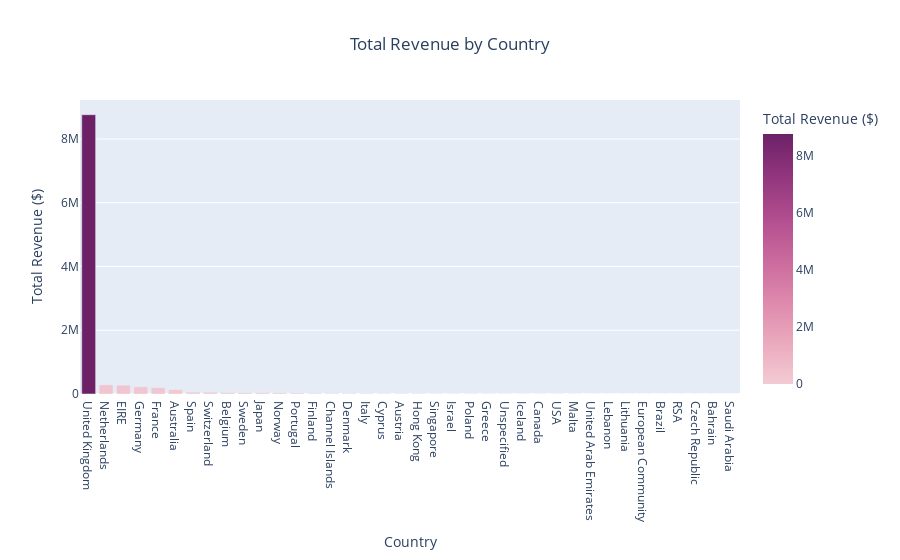

Notebook code cell kept with this figure:
### Markdown cell above
Table di atas menunjukan 10 negara penghasil sales kumulatif terbesar. Dari table tersebut  terlihat bahwa penyumbang revenue terbesar adalah negara United Kingdom (84.58 %) diikuti dengan Netherlands, EIRE (nama lain dari irlandia), Germany, dan France. Hal ini mengindikasikan bahwa perusahaan ini beroperasi di Inggris (United Kingdom) dan mayoritas pembelinya berasal dari negara tersebut.

### Code cell
# Membuat grafik total kumulatif revenue per negara
fig = px.bar(rev_country, x=rev_country['Country'], y=rev_country['Total Revenue ($)'],
             title = 'Total Revenue by Country',
             color=rev_country['Total Revenue ($)'],
             color_continuous_scale = 'Magenta')
fig.update_layout(title_x = 0.5)

### Figure 1 — Plotly figure (JSON) as saved in the notebook; plotly's stock layout.template omitted (floating-point values rounded to 4 significant figures)
{"data": [{"alignmentgroup": "True", "hovertemplate": "Country=%{x}<br>Total Revenue ($)=%{marker.color}<extra></extra>", "legendgroup": "", "marker": {"color": [8761000.0, 285400.0, 276100.0, 226400.0, 200133, 138500.0, 61560.0, 57070.0, 41200.0, 38340.0, 37420.0, 35330.0, 29460.0, 21990.0, 20150.0, 18960.0, 17480.0, 13180.0, 10200.0, 9919.0, 9120.0, 8129.0, 7335.0, 4761.0, 4741.0, 4310, 3666.0, 3580.0, 2726.0, 1902.0, 1694.0, 1661.0, 1300.0, 1144.0, 1002.0, 826.7, 754.1, 145.9], "coloraxis": "coloraxis", "pattern": {"shape": ""}}, "name": "", "offsetgroup": "", "orientation": "v", "showlegend": false, "textposition": "auto", "type": "bar", "x": ["United Kingdom", "Netherlands", "EIRE", "Germany", "France", "Australia", "Spain", "Switzerland", "Belgium", "Sweden", "Japan", "Norway", "Portugal", "Finland", "Channel Islands", "Denmark", "Italy", "Cyprus", "Austria", "Hong Kong", "Singapore", "Israel", "Poland", "Greece", "Unspecified", "Iceland", "Canada", "USA", "Malta", "United Arab Emirates", "Lebanon", "Lithuania", "European Community", "Brazil", "RSA", "Czech Republic", "Bahrain", "Saudi Arabia"], "xaxis": "x", "y": [8761000.0, 285400.0, 276100.0, 226400.0, 200133, 138500.0, 61560.0, 57070.0, 41200.0, 38340.0, 37420.0, 35330.0, 29460.0, 21990.0, 20150.0, 18960.0, 17480.0, 13180.0, 10200.0, 9919.0, 9120.0, 8129.0, 7335.0, 4761.0, 4741.0, 4310, 3666.0, 3580.0, 2726.0, 1902.0, 1694.0, 1661.0, 1300.0, 1144.0, 1002.0, 826.7, 754.1, 145.9], "yaxis": "y"}], "layout": {"barmode": "relative", "coloraxis": {"colorbar": {"title": {"text": "Total Revenue ($)"}}, "colorscale": [[0, "rgb(243, 203, 211)"], [0.1667, "rgb(234, 169, 189)"], [0.3333, "rgb(221, 136, 172)"], [0.5, "rgb(202, 105, 157)"], [0.6667, "rgb(177, 77, 142)"], [0.8333, "rgb(145, 53, 125)"], [1, "rgb(108, 33, 103)"]]}, "legend": {"tracegroupgap": 0}, "title": {"text": "Total Revenue by Country", "x": 0.5}, "xaxis": {"anchor": "y", "domain": [0, 1], "title": {"text": "Country"}}, "yaxis": {"anchor": "x", "domain": [0, 1], "title": {"text": "Total Revenue ($)"}}}}
